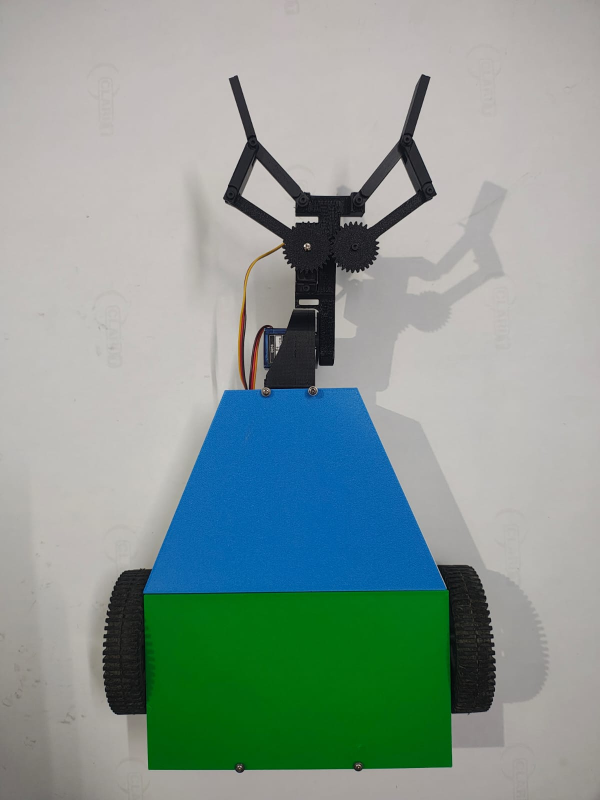
#> input picture images/10.jpeg, 1200 x 1600 px (shown at 1/2 size)
$ python -i Vision.py   (imports and definitions only)
#> lines starting #> are read from the running program, lines starting #| are printed output that depends on the picture
#> further down, picture is the input picture: shape (1600, 1200, 3); mean B, G, R 148.3, 154.6, 137.1
"""
============================================================
2WD Robot Vision Controller  —  Python / OpenCV
============================================================

What this file does:
  1. Captures video from an overhead webcam
  2. Detects robot pose (blue=front, green=back), red object,
     yellow destination — all with preprocessing + smoothing
  3. Runs a state machine that commands the ESP32 over UDP

UDP command protocol (must match esp32_robot.ino):
  "M <left> <right>"  → motor speeds, each -255..255
  "B <angle>"         → base servo angle 0-180
  "G <angle>"         → grip servo angle 0 (open) to 90 (closed)
  "STOP"              → both motors off

State machine:
  FIND_OBJECT  → spin slowly, looking for red blob
  ORIENT_OBJ   → rotate to face object (heading-based)
  APPROACH_OBJ → drive toward object (with heading correction)
  GRAB         → arm sequence: lower, close gripper, raise
  FIND_DEST    → spin slowly, looking for yellow blob
  ORIENT_DST   → rotate to face destination
  APPROACH_DST → drive toward destination
  RELEASE      → arm sequence: lower, open gripper, raise
  IDLE         → done; stop motors, arm to idle

Tuning guide:
  Run hsv_tuner.py first to get correct HSV ranges for your
  lighting, then update the COLORS dict below.
  Adjust STOP_DISTANCE_PX if robot over/undershoots targets.
============================================================
"""

import cv2
import numpy as np
import socket
import time
import math
from collections import deque

# ===========================================================
#  CONFIGURATION  — edit these before first run
# ===========================================================

ESP32_IP   = "10.121.31.180"   # set to your ESP32 IPS
ESP32_PORT = 4210
CAM_INDEX  = 0                 # try 0 if 1 does not work

FRAME_W = 640
FRAME_H = 480

# HSV colour ranges — tune with hsv_tuner.py
COLORS = {
    "blue":   {"lo": (100, 120,  80), "hi": (130, 255, 255)},  # robot front
    "green":  {"lo": ( 45, 100,  80), "hi": ( 85, 255, 255)},  # robot back
    "red_lo": {"lo": (  0, 120,  80), "hi": ( 10, 255, 255)},  # object (hue wraps)
    "red_hi": {"lo": (165, 120,  80), "hi": (180, 255, 255)},  # object (hue wraps)
    "yellow": {"lo": ( 18,  80, 100), "hi": ( 35, 255, 255)},  # destination
}

# Navigation
ANGLE_THRESHOLD   = 6    # degrees: below this the robot is considered "aligned"
APPROACH_SPEED    = 90    # max forward PWM 0-255  (was 65)
MIN_ROT_SPEED     = 75 # minimum PWM to overcome static friction when rotating
MAX_ROT_SPEED     = 100   # cap rotation speed for smooth turns  (was 80)
STOP_DISTANCE_PX  = 220 # pixel distance to target to consider "arrived"
KP_ANGLE          = 1.8   # proportional gain: angle error -> rotation speed
ARM_OFFSET_PX = 0
MIN_FWD_SPEED= 75

# Search behaviour
SEARCH_ROT_SPEED  = 50    # slow PWM used when spinning to find a target
SEARCH_FLIP_SEC   = 8.0   # reverse spin direction after this many seconds

# Temporal smoothing (rolling average to kill jitter)
SMOOTH_WINDOW     = 2     # frames to average positions over
STALE_LIMIT       = 8     # frames before a missing detection clears its history

# Safety
MISSING_STOP_LIMIT = 3    # consecutive frames without robot -> safety STOP

# Image preprocessing
BLUR_K            = 5     # Gaussian kernel size (must be odd)
CLAHE_CLIP        = 2.0   # CLAHE clip limit
CLAHE_TILE        = (8, 8)# CLAHE tile grid

# Heartbeat — resend last command to prevent ESP32 from stalling
HEARTBEAT_SEC     = 0.2

# Arm pose: (base_angle, grip_angle)
ARM_IDLE  = (50,  105)   # raised, gripper open
ARM_DOWN  = (0,   105)   # lowered, gripper open
ARM_CARRY = (65,   20)   # raised, gripper closed

# Grab/release sequence timing (seconds after state entry)
GRAB_T = {
    "send_lower":  0.00,  # lower arm + open gripper
    "send_close":  1.50,  # close gripper
    "send_raise":  3.40,  # raise arm
    "done":        3.80,  # leave state
}
RELEASE_T = {
    "send_lower":  0.00,
    "send_open":   1.20,
    "send_raise":  1.50,
    "done":        2.50,
}

# ===========================================================
#  UDP
# ===========================================================

# [1 line that did not run here, left out]
_last_cmd       = ""
_last_send_time = 0.0


# [25 lines left out: functions send_command, motors, arm_cmd, not called in this run]


def stop():
    send_command("STOP")


# ===========================================================
#  IMAGE PREPROCESSING
# ===========================================================

_clahe = cv2.createCLAHE(clipLimit=CLAHE_CLIP, tileGridSize=CLAHE_TILE)


def preprocess(frame: np.ndarray) -> np.ndarray:
    """
    Gaussian blur (noise suppression) followed by CLAHE on the L* channel
    of CIE Lab so only luminance is equalised — hue and saturation are
    untouched, keeping HSV thresholding reliable under uneven lighting.
    """
    blurred  = cv2.GaussianBlur(frame, (BLUR_K, BLUR_K), 0)
    lab      = cv2.cvtColor(blurred, cv2.COLOR_BGR2Lab)
#> lab: shape (1600, 1200, 3); mean of channels 0, 1, 2 159.7, 123.8, 129.9
    l, a, b  = cv2.split(lab)
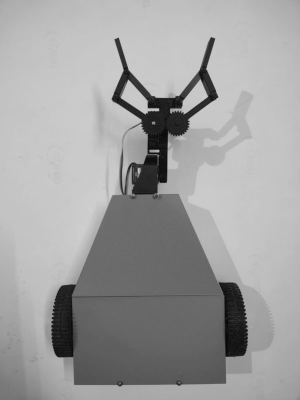
#> l: shape (1600, 1200) (shown at 1/4 size); min 6, max 217, mean 159.7
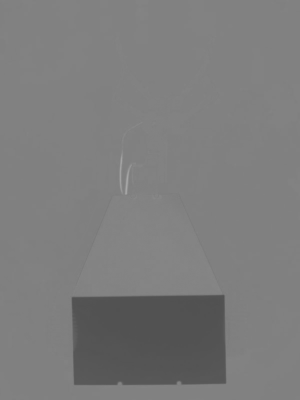
#> a: shape (1600, 1200) (shown at 1/4 size); min 80, max 171, mean 123.8
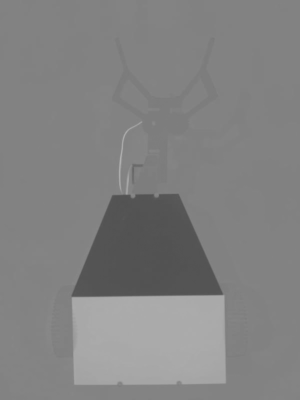
#> b: shape (1600, 1200) (shown at 1/4 size); min 81, max 183, mean 129.9
    lab_eq   = cv2.merge([_clahe.apply(l), a, b])
#> lab_eq: shape (1600, 1200, 3); mean of channels 0, 1, 2 161, 123.8, 129.9
    return cv2.cvtColor(lab_eq, cv2.COLOR_Lab2BGR)
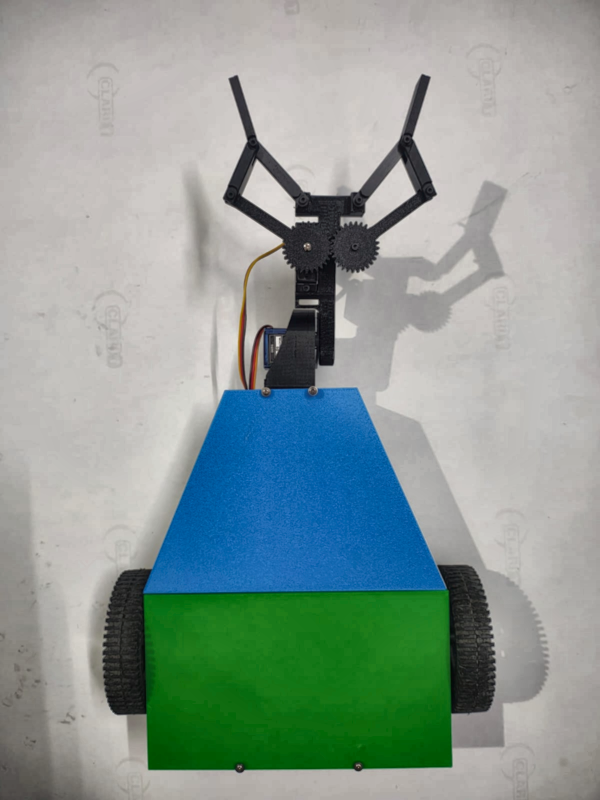
#> returned value: shape (1600, 1200, 3) (shown at 1/2 size); mean B, G, R 149.9, 156.1, 139.8


# ===========================================================
#  COLOUR DETECTION
# ===========================================================

_morph_k = np.ones((5, 5), np.uint8)


def _range_mask(hsv: np.ndarray, key: str) -> np.ndarray:
    c = COLORS[key]
    return cv2.inRange(hsv, np.array(c["lo"]), np.array(c["hi"]))


# [27 lines left out: function detect_blob, not called in this run]


# ===========================================================
#  TEMPORAL SMOOTHING
# ===========================================================

_hist    = {k: deque(maxlen=SMOOTH_WINDOW) for k in ("front", "back", "obj", "dst")}
_missing = {k: 0 for k in ("front", "back", "obj", "dst")}


# [31 lines left out: functions smooth, heading, target_angle, not called in this run]


def midpoint(a, b):
    return ((a[0] + b[0]) // 2, (a[1] + b[1]) // 2)


def dist(a, b) -> float:
    return math.hypot(a[0] - b[0], a[1] - b[1])


# [33 lines left out: functions wrap180, nav_command, not called in this run]


# ===========================================================
#  SAFETY GUARD
# ===========================================================

class VisibilityGuard:
    """Force STOP if robot markers vanish for N consecutive frames."""
    def __init__(self, limit: int):
        self._limit   = limit
        self._missing = 0

    def update(self, visible: bool):
        self._missing = 0 if visible else self._missing + 1

    @property
    def safe(self) -> bool:
        return self._missing <= self._limit

    @property
    def count(self) -> int:
        return self._missing


# ===========================================================
#  SEARCH SPINNER
# ===========================================================

class SearchSpinner:
    """
    Slowly rotates the robot to scan for a target.
    Reverses direction every SEARCH_FLIP_SEC seconds to guarantee
    a full 360-degree sweep from any starting orientation.
    Uses differential rotation (both wheels) for consistent spin rate.
    """
    def __init__(self):
        self._start = None
        self._dir   = 1   # +1 = one direction, -1 = other

    def reset(self):
        self._start = None

    # [57 lines left out: functions spin, draw_robot, draw_target, draw_hud, not called in this run]


# ===========================================================
#  STATE MACHINE CONSTANTS
# ===========================================================

(FIND_OBJECT, ORIENT_OBJ, APPROACH_OBJ,
 GRAB,
 FIND_DEST, ORIENT_DST, APPROACH_DST,
 RELEASE, IDLE) = range(9)

STATE_NAMES = {
    FIND_OBJECT:  "FIND OBJECT",
    ORIENT_OBJ:   "ORIENT TO OBJECT",
    APPROACH_OBJ: "APPROACH OBJECT",
    GRAB:         "GRAB",
    FIND_DEST:    "FIND DESTINATION",
    ORIENT_DST:   "ORIENT TO DEST",
    APPROACH_DST: "APPROACH DEST",
    RELEASE:      "RELEASE",
    IDLE:         "IDLE - DONE",
}

# Tracks which timed events inside GRAB/RELEASE have been sent
_arm_sent = {}


# ===========================================================
#  MAIN
# ===========================================================

# [236 lines left out: function main, not called in this run]


# [2 lines not run here, left out]

>>> import cv2
>>> picture = cv2.imread('images/10.jpeg')
>>> result = preprocess(picture)

$ run again, on images/11.jpeg
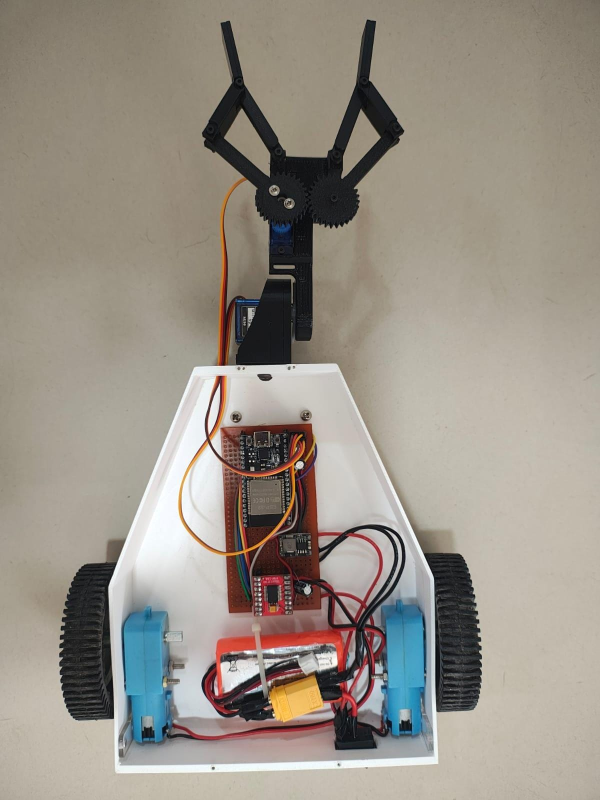
#> input picture images/11.jpeg, 1200 x 1600 px (shown at 1/2 size)
#> picture is the input picture: shape (1600, 1200, 3); mean B, G, R 135.2, 145.4, 152.7
#> lab: shape (1600, 1200, 3); mean of channels 0, 1, 2 153.6, 129.4, 134.6
#> in preprocess, `l, a, b  = cv2.split(lab)`:
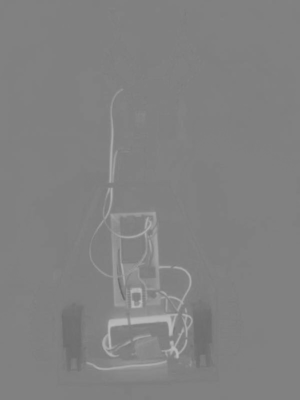
#> a: shape (1600, 1200) (shown at 1/4 size); min 99, max 188, mean 129.4
#> lab_eq: shape (1600, 1200, 3); mean of channels 0, 1, 2 154, 129.4, 134.6
#> in preprocess, `return cv2.cvtColor(lab_eq, cv2.COLOR_Lab2BGR)`:
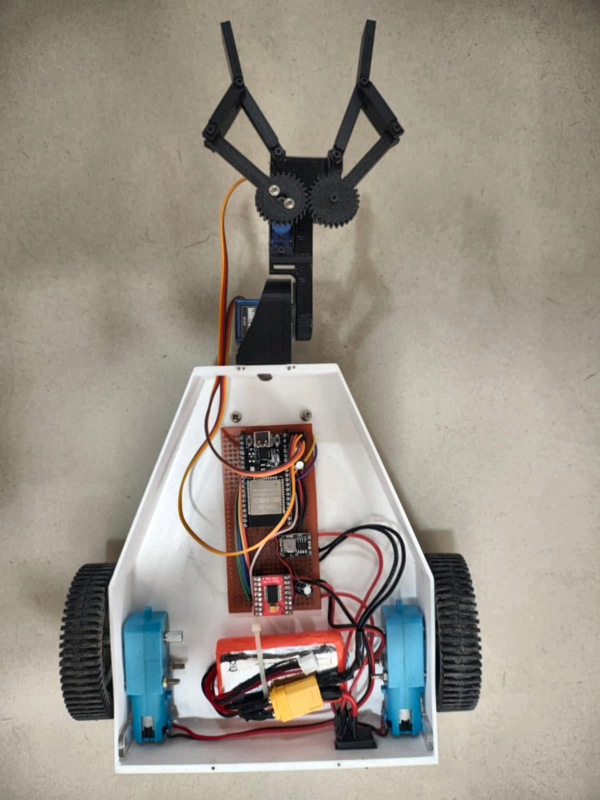
#> returned value: shape (1600, 1200, 3) (shown at 1/2 size); mean B, G, R 135.7, 146, 153.4

$ run again, on images/13.jpeg
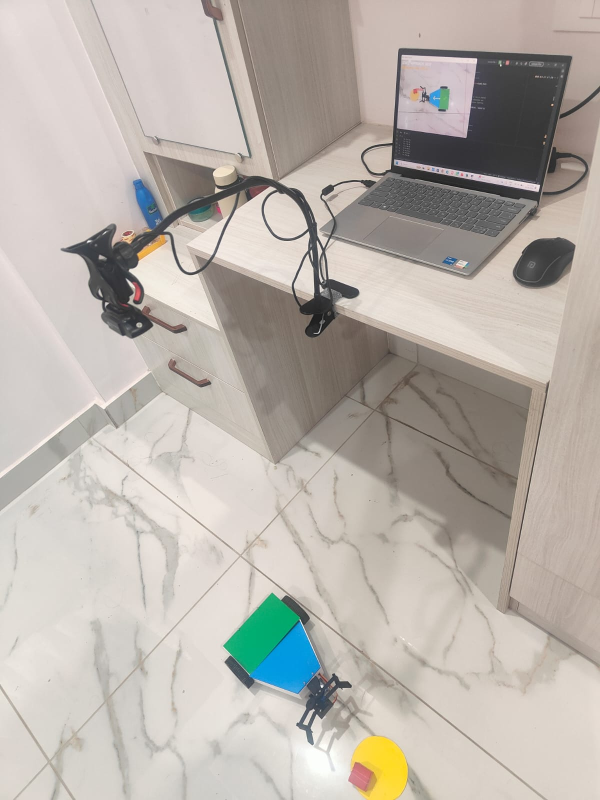
#> input picture images/13.jpeg, 1200 x 1600 px (shown at 1/2 size)
#> picture is the input picture: shape (1600, 1200, 3); mean B, G, R 171.2, 178.4, 184.9
#> lab: shape (1600, 1200, 3); mean of channels 0, 1, 2 185.5, 129.4, 132.6
#> in preprocess, `l, a, b  = cv2.split(lab)`:
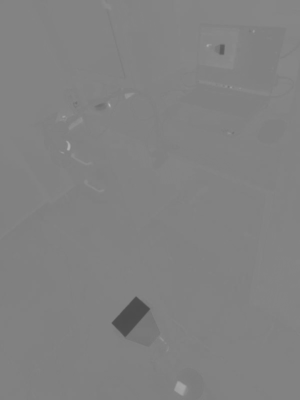
#> a: shape (1600, 1200) (shown at 1/4 size); min 75, max 180, mean 129.4
#> lab_eq: shape (1600, 1200, 3); mean of channels 0, 1, 2 174.3, 129.4, 132.6
#> in preprocess, `return cv2.cvtColor(lab_eq, cv2.COLOR_Lab2BGR)`:
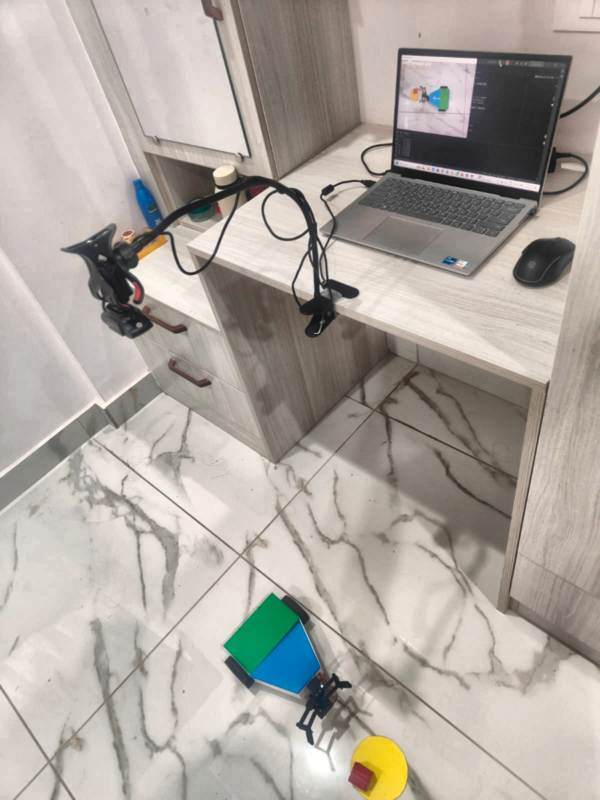
#> returned value: shape (1600, 1200, 3) (shown at 1/2 size); mean B, G, R 160, 167.2, 173.9
